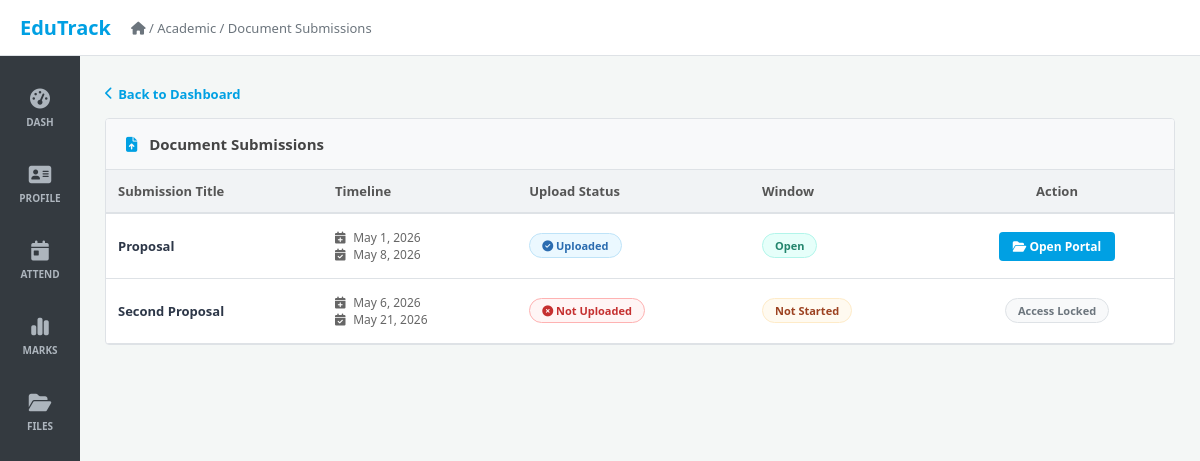
The app's page /student/student_documents/ (signed in) with its own data.
### Admin/models.py (models this page shows, shortened)
class DocumentSchedule(models.Model):
    title = models.CharField(max_length=200)
    description = models.TextField()
    start_date = models.DateField()
    end_date = models.DateField()
    file_format = models.CharField(max_length=50)
    max_size = models.IntegerField()  # size in MB
    created_at = models.DateTimeField(auto_now_add=True)

### student/views.py (the view)
# urls.py: path('student_documents/', views.student_document_list, name='student_document_list'),
def student_document_list(request):
    student_id = request.session['student_id']
    schedules = DocumentSchedule.objects.all()
    today = timezone.now().date()
    data = []
    for s in schedules:
        submission = DocumentSubmission.objects.filter(
            schedule=s,
            student_id=student_id
        ).first()
        if today < s.start_date:
            status = "Not Started"
            allow_upload = False
        elif s.start_date <= today <= s.end_date:
            status = "Open"
            allow_upload = True
        else:
            status = "Closed"
            allow_upload = False
        data.append({
            "schedule": s,
            "submission": submission,
            "status": status,
            "allow_upload": allow_upload
        })
    return render(request,'student/student_document_list.html',{"data":data})

### student/templates/student/student_document_list.html (shortened to what this page needs)
<!doctype html>
<html lang="en">
  <head>
    <link
      rel="stylesheet"
      href="https://cdnjs.cloudflare.com/ajax/libs/font-awesome/6.5.0/css/all.min.css"
    />
  </head>
  <body>
    <div class="topbar">
      <a href="{% url 'student:dashboard' %}" class="brand">EduTrack</a>
      <div class="breadcrumb">
        <i class="fa fa-home"></i> / Academic / Document Submissions
      </div>
    </div>
    <div class="wrapper">
      <div class="sidebar">
        <a href="{% url 'student:dashboard' %}"
          ><i class="fa-solid fa-gauge-high"></i>Dash</a
        >
        <a href="#"><i class="fa-solid fa-address-card"></i>Profile</a>
        <a href="#"><i class="fa-solid fa-calendar-day"></i>Attend</a>
        <a href="#"><i class="fa-solid fa-chart-simple"></i>Marks</a>
        <a href="#" class="active"
          ><i class="fa-solid fa-folder-open"></i>Files</a
        >
      </div>
      <div class="main-content">
        <a href="{% url 'student:dashboard' %}" class="back-link">
          <i class="fa fa-chevron-left"></i> Back to Dashboard
        </a>
        <div class="card">
          <div class="card-header">
            <h3>
              <i
                class="fa-solid fa-file-arrow-up"
                style="color: var(--etlab-blue); margin-right: 8px"
              ></i>
              Document Submissions
            </h3>
          </div>
          <div class="card-body">
            <table class="et-table">
              <thead>
                <tr>
                  <th>Submission Title</th>
                  <th>Timeline</th>
                  <th>Upload Status</th>
                  <th>Window</th>
                  <th style="text-align: center">Action</th>
                </tr>
              </thead>
              <tbody>
                {% for item in data %}
                <tr>
                  <td>
                    <span style="font-weight: 600; color: #2d3748"
                      >{{ item.schedule.title }}</span
                    >
                  </td>
                  <td style="color: #666; font-size: 12px">
                    <div>
                      <i class="fa fa-calendar-plus" style="width: 15px"></i>
                      {{ item.schedule.start_date }}
                    </div>
                    <div>
                      <i class="fa fa-calendar-check" style="width: 15px"></i>
                      {{ item.schedule.end_date }}
                    </div>
                  </td>
                  <td>
                    {% if item.submission %}
                    <span class="badge bg-uploaded"
                      ><i class="fa fa-check-circle"></i> Uploaded</span
                    >
                    {% else %}
                    <span class="badge bg-closed" style="background: #fff5f5"
                      ><i class="fa fa-times-circle"></i> Not Uploaded</span
                    >
                    {% endif %}
                  </td>
                  <td>
                    {% if item.status == "Open" %}
                    <span class="badge bg-open">Open</span>
                    {% elif item.status == "Closed" %}
                    <span class="badge bg-closed">Closed</span>
                    {% else %}
                    <span class="badge bg-waiting">Not Started</span>
                    {% endif %}
                  </td>
                  <td style="text-align: center">
                    {% if item.allow_upload %}
                    <a
                      href="{% url 'student:upload_document' item.schedule.id %}"
                      class="btn-open"
                    >
                      <i class="fa-solid fa-folder-open"></i> Open Portal
                    </a>
                    {% else %}
                    <span class="badge bg-muted">Access Locked</span>
                    {% endif %}
                  </td>
                </tr>
                {% endfor %}
              </tbody>
            </table>
          </div>
        </div>
      </div>
    </div>
  </body>
</html>

### student/templates/student/student_document_list.html (style rules this page uses)
:root { --etlab-blue: #00a0e3; --sidebar-bg: #343a40; --bg-light: #f4f7f6; --border-color: #dee2e6; --text-main: #333; --text-muted: #6c757d; }
body { margin: 0; font-family: "Segoe UI", Tahoma, Geneva, Verdana, sans-serif; background-color: var(--bg-light); color: var(--text-main); }
.topbar { height: 55px; background: #ffffff; border-bottom: 1px solid var(--border-color); display: flex; align-items: center; padding: 0 20px; position: sticky; top: 0; z-index: 1000; }
.brand { font-size: 20px; font-weight: 800; color: var(--etlab-blue); text-decoration: none; margin-right: 20px; }
.breadcrumb { font-size: 13px; color: var(--text-muted); }
.wrapper { display: flex; }
.sidebar { width: 80px; background: var(--sidebar-bg); min-height: calc(100vh - 55px); display: flex; flex-direction: column; align-items: center; padding-top: 15px; }
.sidebar a { width: 100%; padding: 18px 0; color: #adb5bd; text-decoration: none; text-align: center; font-size: 10px; font-weight: 600; text-transform: uppercase; }
.sidebar a i { display: block; font-size: 20px; margin-bottom: 6px; }
.main-content { flex: 1; padding: 25px; }
.card { background: #fff; border: 1px solid var(--border-color); border-radius: 4px; overflow: hidden; }
.card-header { background: #f8f9fa; padding: 15px 20px; border-bottom: 1px solid var(--border-color); display: flex; justify-content: space-between; align-items: center; }
.card-header h3 { margin: 0; font-size: 15px; color: #444; }
.card-body { padding: 0; }
.et-table { width: 100%; border-collapse: collapse; font-size: 13px; }
.et-table th { background: #f1f3f5; padding: 12px; text-align: left; border-bottom: 2px solid var(--border-color); color: #555; font-weight: 600; }
.et-table td { padding: 15px 12px; border-bottom: 1px solid var(--border-color); vertical-align: middle; }
.badge { padding: 4px 12px; border-radius: 50px; font-size: 11px; font-weight: bold; display: inline-block; }
.bg-open { background: #e6fffa; color: #23856d; border: 1px solid #b2f5ea; }
.bg-closed { background: #fff5f5; color: #c53030; border: 1px solid #feb2b2; }
.bg-waiting { background: #fffaf0; color: #9c4221; border: 1px solid #feebc8; }
.bg-uploaded { background: #ebf8ff; color: #2b6cb0; border: 1px solid #bee3f8; }
.bg-muted { background: #f8f9fa; color: #6c757d; border: 1px solid #dee2e6; }
.btn-open { background-color: var(--etlab-blue); color: white; padding: 6px 14px; border-radius: 4px; text-decoration: none; font-weight: bold; font-size: 12px; transition: background 0.2s; }
.back-link { display: inline-flex; align-items: center; gap: 5px; color: var(--etlab-blue); text-decoration: none; font-size: 13px; margin-bottom: 15px; font-weight: 600; }

### records on screen
DocumentSchedule: schedule "Proposal", schedule.start_date "May 1, 2026", schedule.end_date "May 8, 2026", shows "Uploaded", shows "Open", shows "Open Portal"
DocumentSchedule: schedule "Second Proposal", schedule.start_date "May 6, 2026", schedule.end_date "May 21, 2026", shows "Not Uploaded", shows "Not Started", shows "Access Locked"
